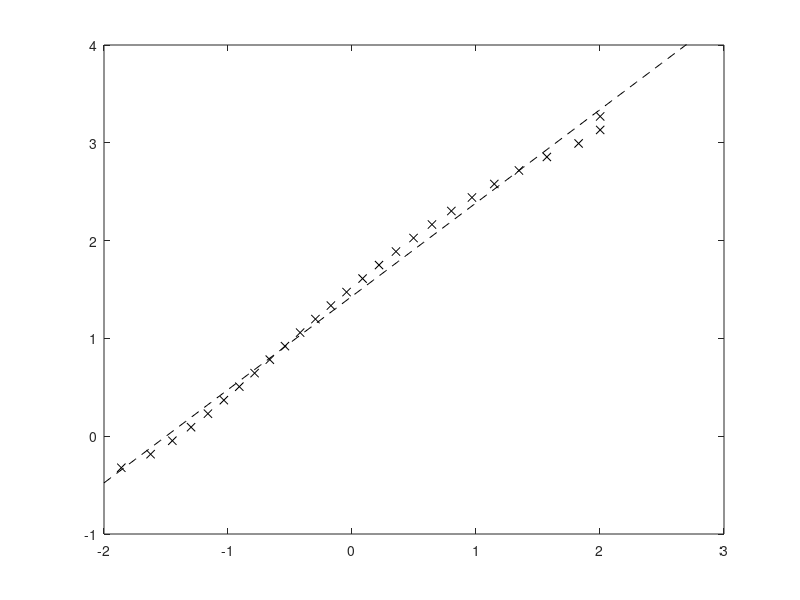

Recreate this plot in MATLAB. (Note: this script raises an error after producing the figure.)
% HR 25/07/21
% To return N components of give distribution, where N is arbitrary
% using the product difference algorithm (PDA)

a = 1;
b = 100;
c = 'hello today';

% HR 14/03/2017
% --
% To fit log-normal to particle size distribution
% Input should be row vector with d on first row, CDF on second row
% where d = particle size and CDF = cumulative dist. function, 0 < CDF < 1
% --
% CDF: C(d)  = 1/2 * [1 + erf((ln x - M)/S.sqrt(2))]
%      mu    = exp(M + S^2)
%      sigma = sqrt(exp(S^2 + 2M) * (exp(S^2) - 1))
% --
% Linearised:
%      ln d  = S.sqrt(2) * inv_err(2C - 1) + M
%      {__}                {_____________}
%       y    =     m              x        + c
% and S = m / sqrt(2)
% --
%
% HR 24/04/2017
% --
% To implement product difference algorithm (PDA) to model PSD as ternary
% distribution (McGraw_71; Baker and Gammel_70 book; Marquisio_03;
% Mwasame_16 and Mwasame_16a; Gordon_68)
% --

clear all;

% All particle size data, pasted from Mastersizer data in Excel
% Data format is: size (micron); volume-weighted frequency; cumulative
% frequency
d_h22     = [7.585776	8.709636	10	11.481536	13.182567	15.135612	17.378008	19.952623	22.908677	26.30268	30.199517	34.673685	39.810717	45.708819	52.480746	60.255959	69.183097	79.432823
0	0.007635	0.135005	0.310442	0.475434	0.558515	0.617157	0.910635	1.939477	4.28946	8.158915	12.980964	17.173874	18.739872	16.548617	11.479466	5.072049	0.602481
0	0.007635	0.14264	0.453082	0.928516	1.487031	2.104188	3.014823	4.9543	9.24376	17.402675	30.383639	47.557513	66.297385	82.846002	94.325468	99.397517	99.999998];

d_h16    = [34.673685	39.810717	45.708819	52.480746	60.255959	69.183097	79.432823	91.201084	104.712855	120.226443	138.038426	158.489319
0.012362	0.42421	2.158819	6.105918	12.005703	17.790159	20.449133	18.41713	12.907406	6.753966	2.47866	0.46569
0.012362	0.436572	2.595391	8.701309	20.707012	38.497171	58.946304	77.363434	90.27084	97.024806	99.503466	99.969156];
d_gb4060 = [2.187762	2.511886	2.884031	3.311311	3.801894	4.365158	5.011872	5.754399	6.606934	7.585776	8.709636	10	11.481536	13.182567	15.135612	17.378008	19.952623	22.908677	26.30268	30.199517	34.673685	39.810717	45.708819	52.480746	60.255959	69.183097	79.432823	91.201084	104.712855	120.226443	138.038426	158.489319	181.970086	208.929613	239.883292	275.42287	316.227766	363.078055	416.869383	478.630092	549.540874	630.957344	724.43596	831.763771	954.992586
0.011622	0.041607	0.061265	0.078719	0.095249	0.109825	0.125795	0.143752	0.16357	0.183986	0.203709	0.219662	0.229052	0.228285	0.214699	0.188279	0.149525	0.109847	0.060348	0.02189	0.022282	0.037277	0.060429	0.087608	0.108596	0.110986	0.089184	0.019803	0	0	0	0	0.054284	0.833449	2.326589	4.645038	7.519692	10.523236	12.936905	14.160764	13.80569	11.929445	8.994259	5.759525	2.804651
0.011622	0.053229	0.114494	0.193213	0.288462	0.398287	0.524082	0.667834	0.831404	1.01539	1.219099	1.438761	1.667813	1.896098	2.110797	2.299076	2.448601	2.558448	2.618796	2.640686	2.662968	2.700245	2.760674	2.848282	2.956878	3.067864	3.157048	3.176851	3.176851	3.176851	3.176851	3.176851	3.231135	4.064584	6.391173	11.036211	18.555903	29.079139	42.016044	56.176808	69.982498	81.911943	90.906202	96.665727	99.470378];
d_gb3040 = [316.227766	363.078055	416.869383	478.630092	549.540874	630.957344	724.43596	831.763771	954.992586	1096.478196	1258.925412	1445.439771	1659.586907
0.110684	1.056355	3.654673	8.166282	13.492893	17.56132	18.434032	15.786065	11.051514	6.344468	3.054888	1.131371	0.146073
0.110684	1.167039	4.821712	12.987994	26.480887	44.042207	62.476239	78.262304	89.313818	95.658286	98.713174	99.844545	99.990618];
d_calc   = [0.630957	0.724436	0.831764	0.954993	1.096478	1.258925	1.44544	1.659587	1.905461	2.187762	2.511886	2.884031	3.311311	3.801894	4.365158	5.011872	5.754399	6.606934	7.585776	8.709636	10	11.481536	13.182567	15.135612	17.378008	19.952623	22.908677	26.30268
0.10517	0.320736	0.654608	0.943462	1.296938	1.69634	2.17896	2.7447	3.391936	4.087646	4.799157	5.489189	6.119588	6.653002	7.048026	7.2733	7.295684	7.09573	6.674202	6.03487	5.23218	4.298399	3.333279	2.385141	1.536195	0.823786	0.255338	0.000183
0.10517	0.425906	1.080514	2.023976	3.320914	5.017254	7.196214	9.940914	13.33285	17.420496	22.219653	27.708842	33.82843	40.481432	47.529458	54.802758	62.098442	69.194172	75.868374	81.903244	87.135424	91.433823	94.767102	97.152243	98.688438	99.512224	99.767562	99.767745];

d_mh     = [0.954993	1.096478	1.258925	1.44544	1.659587	1.905461	2.187762	2.511886	2.884031	3.311311	3.801894	4.365158	5.011872	5.754399	6.606934	7.585776	8.709636	10	11.481536	13.182567	15.135612	17.378008	19.952623	22.908677	26.30268	30.199517	34.673685	39.810717	45.708819	52.480746	60.255959	69.183097	79.432823
0.240277	1.179956	2.11795	3.265372	4.430556	5.536258	6.461619	7.14195	7.551812	7.698655	7.59965	7.278433	6.769304	6.132137	5.410137	4.664515	3.916301	3.213404	2.558128	1.984723	1.483509	1.071384	0.738507	0.488814	0.3107	0.195809	0.128745	0.095176	0.081095	0.076037	0.068625	0.054399	0.033771
0.240277	1.420233	3.538183	6.803555	11.234111	16.770369	23.231988	30.373938	37.92575	45.624405	53.224055	60.502488	67.271792	73.403929	78.814066	83.478581	87.394882	90.608286	93.166414	95.151137	96.634646	97.70603	98.444537	98.933351	99.244051	99.43986	99.568605	99.663781	99.744876	99.820913	99.889538	99.943937	99.977708];
d_bar    = [0.630957	0.724436	0.831764	0.954993	1.096478	1.258925	1.44544	1.659587	1.905461	2.187762	2.511886	2.884031	3.311311	3.801894	4.365158	5.011872	5.754399	6.606934	7.585776	8.709636	10	11.481536	13.182567	15.135612	17.378008	19.952623	22.908677	26.30268	30.199517	34.673685	39.810717	45.708819	52.480746	60.255959	69.183097	79.432823	91.201084	104.712855	120.226443	138.038426	158.489319	181.970086	208.929613	239.883292	275.42287	316.227766	363.078055	416.869383	478.630092	549.540874	630.957344	724.43596	831.763771	954.992586
0.101416	0.235209	0.387333	0.471715	0.548949	0.618211	0.710502	0.844474	1.035343	1.287211	1.607949	2.009277	2.500496	3.085807	3.75555	4.502314	5.283456	6.060006	6.751724	7.300573	7.616659	7.646689	7.35361	6.730918	5.840276	4.750634	3.600736	2.492736	1.551926	0.815274	0.31155	0.092843	0.048566	0.044578	0.051166	0.057903	0.059103	0.053749	0.043289	0.029314	0.010179	0	0	0	0	0	0	0.021801	0.08241	0.150301	0.219117	0.280385	0.322231	0.32987
0.101416	0.336625	0.723958	1.195673	1.744622	2.362833	3.073335	3.917809	4.953152	6.240363	7.848312	9.857589	12.358085	15.443892	19.199442	23.701756	28.985212	35.045218	41.796942	49.097515	56.714174	64.360863	71.714473	78.445391	84.285667	89.036301	92.637037	95.129773	96.681699	97.496973	97.808523	97.901366	97.949932	97.99451	98.045676	98.103579	98.162682	98.216431	98.25972	98.289034	98.299213	98.299213	98.299213	98.299213	98.299213	98.299213	98.299213	98.321014	98.403424	98.553725	98.772842	99.053227	99.375458	99.705328];
d_sinclair_62_f2 = [147	125	104	88	74
31.7	49.8	12.2	0.3	0.1
94.1	62.4	12.6	0.4	0.1];
d_smith_55_f9    = [420	295	210	150	104
0.9	28	64.5	6	0.5
99.999	99	71	6.5	0.5];

% Choose distribution
d      = d_calc;
d(2,:) = d(2,:)/100;
d(3,:) = d(3,:)/100;

% Recalculate bin-median particle sizes; truncate first column (as
% Mastersizer gives frequency dist "b/t" sizes)
for i = 2:length(d)
    d(4,i) = mean(d(1,(i-1):i));
end
d(5,:) = [0 diff(d(1,:))];
d      = d(:,2:length(d));

% %%
% % Find jamming fraction (i.e. high-shear packing fraction)
% phi_rcp = 0.644;
% A       = (m(2)*m(4)/m(3)^2) * phi_rcp/(1-phi_rcp);
% phi_j   = A/(1+A);

% %% Ternary viscosity (Mwasame_16, 16a)
% phi_total = 0.1;
% phi       = w.*phi_total;

% % Find alpha_star, beta_1 and beta_2 for Mwasame_16a model
% K          = 100; % Given as limit to infinity in Mwasame_16a
% alpha_star = D(2) + (D(3)-D(2))*((phi(1) + phi(3))/(phi(1) + phi(2) + phi(3)))^K;
% fprintf('K = %d\nalpha_star = %d\n',K,alpha_star);

% % Find beta_1 and beta_2 by iteration
% beta_2 = 0.9;
% for i = 1:10
%     beta_1     = beta(D(1), alpha_star, phi(1), phi(2) + beta_2*phi(3));
%     beta_2     = beta(alpha_star, D(3), beta_1*phi(1) + phi(2), phi(3));
%     fprintf('beta_1 = %d\nbeta_2 = %d\n',beta_1,beta_2);
% end

%% Log-normal and normal fit calculation and plots

% Log-normal fit to volume data, linearised
X = erfinv(2*d(3,:) - 1);
Y = log(d(1,:));

% Linear fit
p     = polyfit(X,Y,1);
S     = p(1)/sqrt(2);
M     = p(2);
mu    = exp(M + S^2/2);
sigma = sqrt(exp(S^2 + 2*M) * (exp(S^2) - 1));
% HR 26/06/2018
% Added PDF and CDF explicitly
PDF   = (1./(S.*sqrt(2*pi)*d(1,:))).*exp(-((log(d(1,:))-M).^2)/(2*(S^2)));
CDF   = 0.5*(1+erf((log(d(1,:))-M)/(S*sqrt(2))));

% Goodness of fit, log-normal case
y_fit  = polyval(p,X);
y_res  = Y - y_fit;
ss_res = sum(y_res.^2);
ss_tot = (length(Y)-1) * var(Y);
r_sq   = 1 - ss_res/ss_tot;

% Normal fit to volume data, linearised
p(2,:)   = polyfit(X,d(1,:),1);
sigma(2) = p(2,1)/sqrt(2);
mu(2)    = p(2,2);
% Goodness of fit, log-normal case
y_fit   = polyval(p(2,:),X);
y_res   = d(1,:) - y_fit;
ss_res  = sum(y_res.^2);
ss_tot  = (length(d(1,:))-1) * var(d(1,:));
r_sq(2) = 1 - ss_res/ss_tot;

sprintf('R-squared for log-normal case: %f',r_sq(1))
sprintf('R-squared for normal case:     %f',r_sq(2))

% % Calculate by particle diameter instead of volume
% d(4,:) = d(2,:).^(1/3);
% d(4,:) = d(4,:)./sum(d(4,:));
% d(4,:) = cumsum(d(4,:));
% % Log-normal fit to diameter data, linearised
% X = erfinv(2*d(4,:) - 1);
% Y = log(d(1,:));
% % Linear fit
% p        = polyfit(X,Y,1);
% S        = p(1)/sqrt(2);
% M        = p(2);
% mu(3)    = exp(M + S^2/2);
% sigma(3) = sqrt(exp(S^2 + 2*M) * (exp(S^2) - 1));
%
% % Normal fit to diameter data, linearised
% p        = polyfit(X,d(1,:),1);
% sigma(4) = p(1)/sqrt(2);
% mu(4)    = p(2);

%%
% Calculate statistical moments, m_i
% MATLAB only takes non-zero indices, so must change value of k to suit
N = 3;
for k = 1:(2*N)
    m(k) = sum(d(2,:).*d(4,:).^(k-1));
end

P = zeros(2*N+1);
P(1,1) = 1;
 for i = 1:(2*N)
    P(i,2) = (-1)^(i-1) * m(i);
end

for j = 3:(2*N+1)
    for i = 1:(2*N+2-j)
        P(i,j) = P(1,j-1)*P(i+1,j-2) - P(1,j-2)*P(i+1,j-1);
    end
end

alpha(1) = 0;
for i = 2:2*N
    alpha(i) = P(1,i+1)/(P(1,i)*P(1,i-1));
end

for i = 1:N
    a(i) = alpha(2*i) + alpha(2*i - 1);
end

for i = 1:(N-1)
    b(i) = -sqrt(alpha(2*i + 1)*alpha(2*i));
end

J = gallery('tridiag',b,a,b);
[w,D] = eig(full(J));

D = diag(D);
w = w(1,:).^2;
w = w';
for i = 0:(2*N-1)
    m_fit(i+1) = sum(D.^i.*w);
    m_ln(i+1)  = exp(i*M + 0.5*i^2*S^2);
end

% Normalise for comparison
for i = 1:length(m)
    m_norm(i)      = m(i)/m(2)^i;
    m_fit_norm(i)  = m_fit(i)/m(2)^i;
    m_ln_norm(i)   = m_ln(i)/m(2)^i;
    rel_error(i)   = abs((m(i)-m_fit(i))/m(i));
    rel_error2(i)  = abs((m(i)-m_ln(i))/m(i));
    fprintf('m(%i) = %d, m_fit(%i) = %d, m_ln(%i) = %d\n',i-1,m(i),i-1,m_fit(i),i-1,m_ln(i));
    fprintf('Rel. error vs. PDA = %d, vs. log-normal fit = %d\n',rel_error(i),rel_error2(i));
end

%%
sz   = 12;
font = 'Cambria';

% Plot lognormal fit
hold off
plot(X,Y,'blackx')
hold all
a = xlim;
b = ylim;
c = linspace(a(1),a(2));
plot(c,(c.*p(1,1) + p(1,2)),'black--');
hold off

axis([a(1) a(2) b(1) b(2)]);
legend('Sizing data','Linear fit','Location', 'SE');
xlabel('{\itS}\surd2 erf^{-1}(2{\itC}-1) + \itM','FontSize',sz,'FontName',font);
ylabel('ln \itd','FontSize',sz,'FontName',font);
set(gca,'FontSize',sz,'FontName',font);

pause;

% Plot normal fit
hold off
plot(X,d(1,:),'blackx')
hold all
a = xlim;
b = ylim;
c = linspace(a(1),a(2));
plot(c,(c.*p(2,1) + p(2,2)),'black--');
hold off

axis([a(1) a(2) b(1) b(2)]);
legend('Sizing data','Linear fit','Location', 'SE');
xlabel('\sigma\surd2 erf^{-1}(2{\itC}-1) + \it\mu','FontSize',sz,'FontName',font);
ylabel('\itd','FontSize',sz,'FontName',font);
set(gca,'FontSize',sz,'FontName',font);

pause;

% Get plot width
d_min   = min(d(1,:));
d_max   = max(d(1,:));
d_range = d_max - d_min;
zoom    = 0.1;
d_min   = d_min - zoom*d_range;
d_max   = d_max + zoom*d_range;

% Plot volume data
plot(d(1,:),d(3,:),'blackx');
hold all
x = linspace(d_min,d_max);
plot(x,normcdf(x,mu(1),sigma(1)),'black--');
plot(x,normcdf(x,mu(2),sigma(2)),'black');
plot([d_min d_max],[0.1 0.1],'black:');
plot([d_min d_max],[0.5 0.5],'black:');
plot([d_min d_max],[0.9 0.9],'black:');
hold off

axis([d_min d_max 0 1]);
legend('Sizing data','Log-normal fit','Normal fit','10th, 50th, 90th %ile','Location', 'Best');
xlabel('Particle size (\mum)','FontSize',sz,'FontName',font);
ylabel('CDF','FontSize',sz,'FontName',font);
set(gca,'FontSize',sz,'FontName',font);